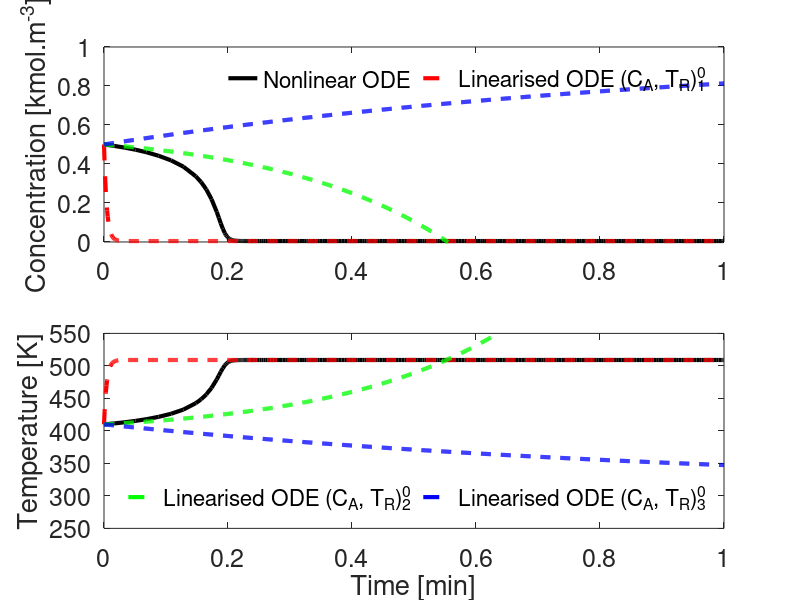
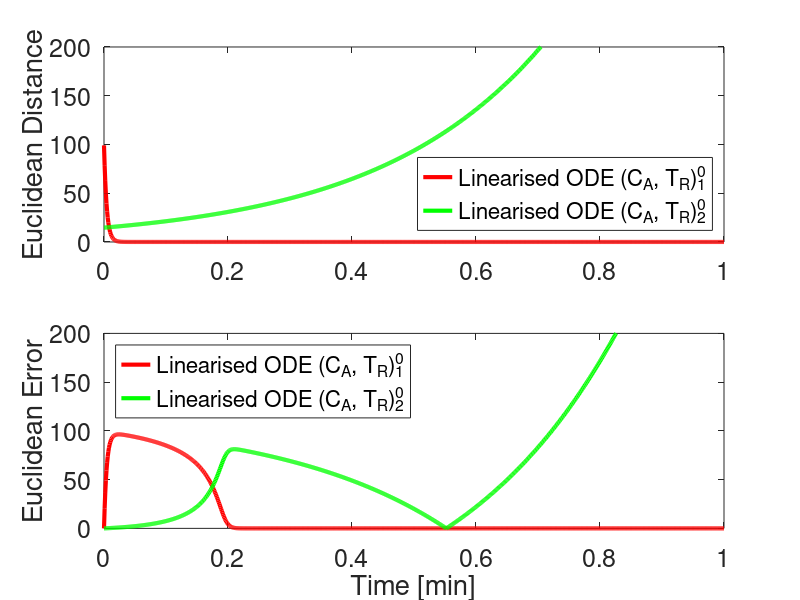

Reproduce these figures in MATLAB, in order.
% CSTR Linearisation
clear all
close all
clc
format long
options = optimset('Display','off');

%% Specify the reactor parameters
V = 0.1; %m3 
R = 8.314; %kJ/kmol.K
CA0 = 1.0; %kmol/m3
TA0 = 310.0; %K
dH = -4.78e4; %kJ/kmol
k0 = 72.0e9; %1/min
E = 8.314e4; %kJ/kmol
Cp = 0.239; %kJ/kgK
rho = 1000.0; %kg/m3
F = 100e-3; %m3/min

%% Reactor dynamics
% x(1) = CA
% x(2) = TR
sys = @(t, x, Q) [F/V*CA0 - (F/V + k0*exp(-E/(R*x(2))))*x(1);
                F/V*TA0 - F/V*x(2) - dH/(rho*Cp)*k0*exp(-E/(R*x(2)))*x(1)+Q/(rho*Cp*V)];

J = @(x) [-F/V-k0*exp(-E/(R*x(2))),-x(1)*k0*exp(-E/(R*x(2)))*(E/(R*x(2)^2));-dH/(rho*Cp)*k0*exp(-E/(R*x(2))),-(F/V + dH/(rho*Cp)*k0*exp(-E/(R*x(2)))*(E/(R*x(2)^2))*x(1))];

guess1 = [0.0, 509.];
guess2 = [0.57, 395.];
guess3 = [0.99, 310.];
[xss1, ~] = fsolve(@(x) sys(1.0, x, 0.0), guess1, options);
[xss2, ~] = fsolve(@(x) sys(1.0, x, 0.0), guess2, options);
[xss3, ~] = fsolve(@(x) sys(1.0, x, 0.0), guess3, options);      

J1 = J(xss1);
e1 = eig(J1); %stability for critical point
J2 = J(xss2);
e2 = eig(J2); %stability for critical point
J3 = J(xss3);
e3 = eig(J3); %stability for critical point

dlmwrite('J_ss.csv', J2, 'precision','%.10f') % write the jacobian
dlmwrite('ss.csv', xss2, 'precision','%.10f') % write the steady state 

lin1 = @(x, Q) J1*x - J1*xss1' + [0.0; 1./(rho*Cp*V)]*Q;
lin2 = @(x, Q) J2*x - J2*xss2' + [0.0; 1./(rho*Cp*V)]*Q;
lin3 = @(x, Q) J3*x - J3*xss3' + [0.0; 1./(rho*Cp*V)]*Q;

%% Check Approximations
init = [0.5; 410];
tend = 1.0;
h = 0.001;
ts = 0:h:tend;
Qin = 0.0; %input
%% Approximation 1
[tnl, ynl] = ode45(@(t,x) sys(t,x, Qin), [0 tend], init);

y1lin = zeros(2,length(ts));
y1lin(:, 1) = init;
y2lin = zeros(2,length(ts));
y2lin(:, 1) = init;
y3lin = zeros(2,length(ts));
y3lin(:, 1) = init;
ynlfe = zeros(2,length(ts));
ynlfe(:, 1) = init;
for k=2:length(ts)
    y1lin(:,k) = y1lin(:,k-1) + h*lin1(y1lin(:,k-1), Qin);
    y2lin(:,k) = y2lin(:,k-1) + h*lin2(y2lin(:,k-1), Qin);
    y3lin(:,k) = y3lin(:,k-1) + h*lin3(y3lin(:,k-1), Qin);
    ynlfe(:,k) = ynlfe(:,k-1) + h*sys(0.0, ynlfe(:,k-1), Qin); 
end

%% Norm distance
n1 = zeros(1,length(ts));
n2 = zeros(1,length(ts));
err1 = zeros(1,length(ts));
err2 = zeros(1,length(ts));
for k=1:length(ts)
    n1(1,k) = norm(y1lin(:,k)'-xss1);
    n2(1,k) = norm(y2lin(:,k)'-xss2);
    err1(1,k) = norm(y1lin(:,k)'-ynlfe(:,k)');
    err2(1,k) = norm(y2lin(:,k)'-ynlfe(:,k)');
end

figure(1)
subplot(2,1,1)
p1 = plot(tnl,ynl(:,1),'k','LineWidth',3);
hold on
p1lin1 = plot(ts, y1lin(1,:),'r--','LineWidth',3);
p2lin1 = plot(ts, y2lin(1,:),'g--','LineWidth',3);
p3lin1 = plot(ts, y3lin(1,:),'b--','LineWidth',3);
ylim([0.0, 1.0])
hold off
legend([p1, p1lin1],'Nonlinear ODE','Linearised ODE (C_A, T_R)^0_1','Location', 'northeast','Orientation','horizontal');
legend('boxoff')
ylabel('Concentration [kmol.m^{-3}]','fontsize', 18)
set(gca,'fontsize', 18);

subplot(2,1,2)
p2 = plot(tnl,ynl(:,2),'k','LineWidth',3);
hold on
p1lin2 = plot(ts, y1lin(2,:),'r--','LineWidth',3);
p2lin2 = plot(ts, y2lin(2,:),'g--','LineWidth',3);
p3lin2 = plot(ts, y3lin(2,:),'b--','LineWidth',3);
ylim([250, 550])
hold off
legend([p2lin2, p3lin2],'Linearised ODE (C_A, T_R)^0_2','Linearised ODE (C_A, T_R)^0_3','Location', 'southeast','Orientation','horizontal');
legend('boxoff')
xlabel('Time [min]','fontsize', 18)
ylabel('Temperature [K]','fontsize', 18)
set(gca,'fontsize', 18);

figure(2)
subplot(2,1,1)
pedist1 = plot(ts, n1(1,:),'r-','LineWidth',3);
hold on
pedist2 = plot(ts, n2(1,:),'g-','LineWidth',3);
hold off
ylim([0, 200])
ylabel('Euclidean Distance','fontsize', 18)
set(gca,'fontsize', 18);
legend([pedist1, pedist2],'Linearised ODE (C_A, T_R)^0_1', 'Linearised ODE (C_A, T_R)^0_2','Location', 'southeast');

subplot(2,1,2)
perr1 = plot(ts, err1(1,:),'r-','LineWidth',3);
hold on
perr2 = plot(ts, err2(1,:),'g-','LineWidth',3);
hold off
ylim([0, 200])
legend([perr1, perr2],'Linearised ODE (C_A, T_R)^0_1', 'Linearised ODE (C_A, T_R)^0_2','Location', 'northwest');
xlabel('Time [min]','fontsize', 18)
ylabel('Euclidean Error','fontsize', 18)
set(gca,'fontsize', 18);
% 
% h=gcf;
% set(h,'PaperOrientation','landscape');
% set(h,'PaperUnits','normalized');
% set(h,'PaperPosition', [0 0 1 1]);
% print(gcf, '-dpdf', 'cstr_op5.pdf');

